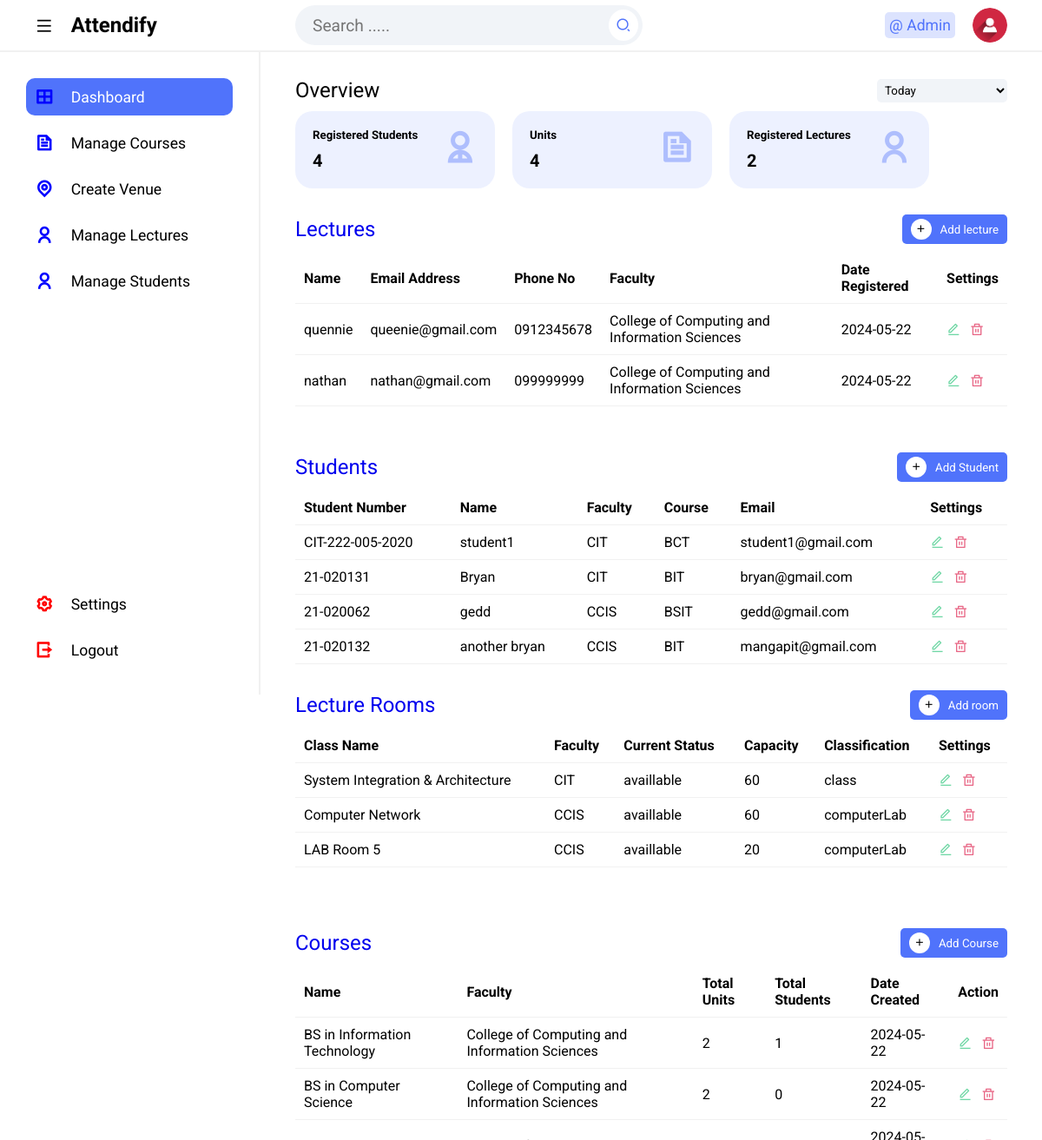
The page /Admin/index.php (signed in) on the database its author committed.
### tables this page shows
CREATE TABLE `tbllecture` (
  `Id` int(10) NOT NULL,
  `firstName` varchar(255) NOT NULL,
  `lastName` varchar(255) NOT NULL,
  `emailAddress` varchar(255) NOT NULL,
  `password` varchar(255) NOT NULL,
  `phoneNo` varchar(50) NOT NULL,
  `facultyCode` varchar(50) NOT NULL,
  `dateCreated` varchar(50) NOT NULL
);

CREATE TABLE `tblfaculty` (
  `Id` int(10) NOT NULL,
  `facultyName` varchar(255) NOT NULL,
  `facultyCode` varchar(50) NOT NULL,
  `dateRegistered` date NOT NULL
);

CREATE TABLE `tblstudents` (
  `Id` int(10) NOT NULL,
  `firstName` varchar(255) NOT NULL,
  `lastName` varchar(255) NOT NULL,
  `registrationNumber` varchar(255) NOT NULL,
  `email` varchar(50) NOT NULL,
  `faculty` varchar(10) NOT NULL,
  `courseCode` varchar(20) NOT NULL,
  `studentImage1` varchar(300) NOT NULL,
  `studentImage2` varchar(300) NOT NULL,
  `dateRegistered` varchar(50) NOT NULL
);

CREATE TABLE `tblvenue` (
  `ID` int(10) NOT NULL,
  `className` varchar(50) NOT NULL,
  `facultyCode` varchar(50) NOT NULL,
  `currentStatus` varchar(50) NOT NULL,
  `capacity` int(10) NOT NULL,
  `classification` varchar(50) NOT NULL,
  `dateCreated` date NOT NULL
);

### Admin/index.php (the view, shortened to what this page needs)
<?php
include '../include/dbcon.php';
?>
<!DOCTYPE html>
<html lang="en">
<head>
    <link rel="stylesheet" href="css/styles.css">
    <link href="https://cdnjs.cloudflare.com/ajax/libs/remixicon/4.2.0/remixicon.css" rel="stylesheet">
</head>
<body>
    <?php include 'includes/topbar.php'; ?>
    <section class="main">
        <?php include 'includes/sidebar.php'; ?>
        <div class="main--content">
            <div class="overview">
                <div class="title">
                    <h2 class="section--title">Overview</h2>
                    <select name="date" id="date" class="dropdown">
                        <option value="today">Today</option>
                    </select>
                </div>
                <div class="cards">
                    <div class="card card-1">
                        <?php
                        $query1 = mysqli_query($conn, "SELECT * from tblstudents");
                        $students = mysqli_num_rows($query1);
                        ?>
                        <div class="card--data">
                            <div class="card--content">
                                <h5 class="card--title">Registered Students</h5>
                                <h1><?php echo $students; ?></h1>
                            </div>
                            <i class="ri-user-2-line card--icon--lg"></i>
                        </div>
                    </div>
                    <div class="card card-1">
                        <?php
                        $query1 = mysqli_query($conn, "SELECT * from tblunit");
                        $unit = mysqli_num_rows($query1);
                        ?>
                        <div class="card--data">
                            <div class="card--content">
                                <h5 class="card--title">Units</h5>
                                <h1><?php echo $unit; ?></h1>
                            </div>
                            <i class="ri-file-text-line card--icon--lg"></i>
                        </div>
                    </div>
                    <div class="card card-1">
                        <?php
                        $query1 = mysqli_query($conn, "SELECT * from tbllecture");
                        $totalLecture = mysqli_num_rows($query1);
                        ?>
                        <div class="card--data">
                            <div class="card--content">
                                <h5 class="card--title">Registered Lectures</h5>
                                <h1><?php echo $totalLecture; ?></h1>
                            </div>
                            <i class="ri-user-line card--icon--lg"></i>
                        </div>
                    </div>
                </div>
            </div>
            <div class="table-container">
                <a href="createLecture.php" style="text-decoration:none;">
                    <div class="title">
                        <h2 class="section--title">Lectures</h2>
                        <button class="add"><i class="ri-add-line"></i>Add lecture</button>
                    </div>
                </a>
                <div class="table">
                    <table>
                        <thead>
                            <tr>
                                <th>Name</th>
                                <th>Email Address</th>
                                <th>Phone No</th>
                                <th>Faculty</th>
                                <th>Date Registered</th>
                                <th>Settings</th>
                            </tr>
                        </thead>
                        <tbody>
                            <tr>
                                <?php
                                $sql = "SELECT l.*, f.facultyName
                         FROM tbllecture l
                         LEFT JOIN tblfaculty f ON l.facultyCode = f.facultyCode";
                                $result = $conn->query($sql);
                                if ($result->num_rows > 0) {
                                    while ($row = $result->fetch_assoc()) {
                                        echo "<tr>";
                                        echo "<td>" . $row["firstName"] . "</td>";
                                        echo "<td>" . $row["emailAddress"] . "</td>";
                                        echo "<td>" . $row["phoneNo"] . "</td>";
                                        echo "<td>" . $row["facultyName"] . "</td>";
                                        echo "<td>" . $row["dateCreated"] . "</td>";
                                        echo "<td><span><i class='ri-edit-line edit'></i><i class='ri-delete-bin-line delete'></i></span></td>";
                                        echo "</tr>";
                                    }
                                } else {
                                    echo "<tr><td colspan='6'>No records found</td></tr>";
                                }
                                ?>
                        </tbody>
                    </table>
                </div>
            </div>
            <div class="table-container">
                <a href="createStudent.php" style="text-decoration:none;">
                    <div class="title">
                        <h2 class="section--title">Students</h2>
                        <button class="add"><i class="ri-add-line"></i>Add Student</button>
                    </div>
                </a>
                <div class="table">
                    <table>
                        <thead>
                            <tr>
                                <th>Student Number</th>
                                <th>Name</th>
                                <th>Faculty</th>
                                <th>Course</th>
                                <th>Email</th>
                                <th>Settings</th>
                            </tr>
                        </thead>
                        <tbody>
                            <?php
                            $sql = "SELECT * FROM tblstudents";
                            $result = $conn->query($sql);
                            if ($result->num_rows > 0) {
                                while ($row = $result->fetch_assoc()) {
                                    echo "<tr>";
                                    echo "<td>" . $row["registrationNumber"] . "</td>";
                                    echo "<td>" . $row["firstName"] . "</td>";
                                    echo "<td>" . $row["faculty"] . "</td>";
                                    echo "<td>" . $row["courseCode"] . "</td>";
                                    echo "<td>" . $row["email"] . "</td>";
                                    echo "<td><span><i class='ri-edit-line edit'></i><i class='ri-delete-bin-line delete'></i></span></td>";
                                    echo "</tr>";
                                }
                            } else {
                                echo "<tr><td colspan='6'>No records found</td></tr>";
                            }
                            ?>
                        </tbody>
                    </table>
                </div>
            </div>
            <div class="table-container">
                <a href="createVenue.php" style="text-decoration:none;">
                    <div class="title">
                        <h2 class="section--title">Lecture Rooms</h2>
                        <button class="add"><i class="ri-add-line"></i>Add room</button>
                    </div>
                </a>
                <div class="table">
                    <table>
                        <thead>
                            <tr>
                                <th>Class Name</th>
                                <th>Faculty</th>
                                <th>Current Status</th>
                                <th>Capacity</th>
                                <th>Classification</th>
                                <th>Settings</th>
                            </tr>
                        </thead>
                        <tbody>
                            <?php
                            $sql = "SELECT * FROM tblvenue";
                            $result = $conn->query($sql);
                            if ($result->num_rows > 0) {
                                while ($row = $result->fetch_assoc()) {
                                    echo "<tr>";
                                    echo "<td>" . $row["className"] . "</td>";
                                    echo "<td>" . $row["facultyCode"] . "</td>";
                                    echo "<td>" . $row["currentStatus"] . "</td>";
                                    echo "<td>" . $row["capacity"] . "</td>";
                                    echo "<td>" . $row["classification"] . "</td>";
                                    echo "<td><span><i class='ri-edit-line edit'></i><i class='ri-delete-bin-line delete'></i></span></td>";
                                    echo "</tr>";
                                }
                            } else {
                                echo "<tr><td colspan='6'>No records found</td></tr>";
                            }
                            ?>
                        </tbody>
                    </table>
                </div>
            </div>
            <div class="table-container">
                <a href="createCourse.php" style="text-decoration:none;">
                    <div class="title">
                        <h2 class="section--title">Courses</h2>
                        <button class="add"><i class="ri-add-line"></i>Add Course</button>
                    </div>
                </a>
                <div class="table">
                    <table>
                        <thead>
                            <tr>
                                <th>Name</th>
                                <th>Faculty</th>
                                <th>Total Units</th>
                                <th>Total Students</th>
                                <th>Date Created</th>
                                <th>Action</th>
                            </tr>
                        </thead>
                        <tbody>
                            <?php
                            $sql = "SELECT
                        c.name AS course_name,
                        c.facultyID AS faculty,
                        f.facultyName AS faculty_name,
                        COUNT(u.ID) AS total_units,
                        COUNT(DISTINCT s.Id) AS total_students,
                        c.dateCreated AS date_created
                        FROM tblcourse c
                        LEFT JOIN tblunit u ON c.ID = u.courseID
                        LEFT JOIN tblstudents s ON c.courseCode = s.courseCode
                        LEFT JOIN tblfaculty f on c.facultyID=f.Id
                        GROUP BY c.ID";
                            $result = $conn->query($sql);
                            if ($result->num_rows > 0) {
                                while ($row = $result->fetch_assoc()) {
                                    echo "<tr>";
                                    echo "<td>" . $row["course_name"] . "</td>";
                                    echo "<td>" . $row["faculty_name"] . "</td>";
                                    echo "<td>" . $row["total_units"] . "</td>";
                                    echo "<td>" . $row["total_students"] . "</td>";
                                    echo "<td>" . $row["date_created"] . "</td>";
                                    echo "<td><span><i class='ri-edit-line edit'></i><i class='ri-delete-bin-line delete'></i></span></td>";
                                    echo "</tr>";
                                }
                            } else {
                                echo "<tr><td colspan='6'>No records found</td></tr>";
                            }
                            ?>
                        </tbody>
                    </table>
                </div>
            </div>
        </div>
    </section>
</body>
</html>

### Admin/Includes/topbar.php (shortened to what this page needs)
<?php
$fullName = "";
if (isset($_SESSION['userId'])) {
    $userId = $conn->real_escape_string($_SESSION['userId']);
    $query = "SELECT * FROM tbladmin WHERE Id = $userId";
    $rs = $conn->query($query);
    if ($rs) {
        $num = $rs->num_rows;
        if ($num > 0) {
            $row = $rs->fetch_assoc();
            $fullName = $row['firstName'] . " " . $row['lastName'];
        } else {
            echo "Admin not found";
        }
    } else {
        echo "Error: " . $conn->error;
    }
} else {
    header('location: ../index.php');
}
?>
<section class="header">
    <div class="logo">
        <i class="ri-menu-line icon icon-0 menu"></i>
        <h2>Attendify</h2>
    </div>
    <div class="search--notification--profile">
        <div id="searchInput" class="search">
            <input type="text" id="searchText" placeholder="Search .....">
            <button onclick="searchItems()"><i class="ri-search-2-line"></i></button>
        </div>
        <div class="notification--profile">
            <div class="picon lock">
                @ <?php echo $fullName; ?>
            </div>
            <div class="picon profile">
                <img src="img/user.png" alt="">
            </div>
        </div>
    </div>
</section>

### rows shown on the page
tbllecture: firstName "quennie", emailAddress "queenie@gmail.com", phoneNo "0912345678", tblfaculty.facultyName "College of Computing and Information Sciences", dateCreated "2024-05-22"
tbllecture: firstName "nathan", emailAddress "nathan@gmail.com", phoneNo "099999999", tblfaculty.facultyName "College of Computing and Information Sciences", dateCreated "2024-05-22"
tblstudents: registrationNumber "CIT-222-005-2020", firstName "student1", faculty "CIT", courseCode "BCT", email "student1@gmail.com"
tblstudents: registrationNumber "21-020131", firstName "Bryan", faculty "CIT", courseCode "BIT", email "bryan@gmail.com"
tblstudents: registrationNumber "21-020062", firstName "gedd", faculty "CCIS", courseCode "BSIT", email "gedd@gmail.com"
tblstudents: registrationNumber "21-020132", firstName "another bryan", faculty "CCIS", courseCode "BIT", email "mangapit@gmail.com"
tblvenue: className "System Integration & Architecture", facultyCode "CIT", currentStatus "availlable", capacity "60", classification "class"
tblvenue: className "Computer Network", facultyCode "CCIS", currentStatus "availlable", capacity "60", classification "computerLab"
tblvenue: className "LAB Room 5", facultyCode "CCIS", currentStatus "availlable", capacity "20", classification "computerLab"

### other values the page prints
$fullName "Admin"
$students "4"
$unit "4"
$totalLecture "2"
$row["course_name"] "BS in Information Technology"
$row["faculty_name"] "College of Computing and Information Sciences"
$row["total_units"] "2"
$row["total_students"] "1"
$row["date_created"] "2024-05-22"
$row["course_name"] "BS in Computer Science"
$row["total_students"] "0"
